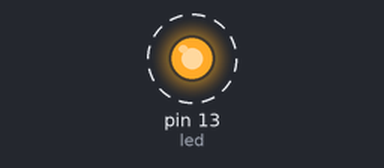
The sketch below on a simulated Arduino Uno, built with avr-gcc and run on an emulated ATmega328P. On the bench: output pins drawn as LEDs (lit = HIGH). Dashed ring = blinking.

Above: at 0.15 s.
Timing chart, 0 to 3.0 s (numbered marks = the images above):
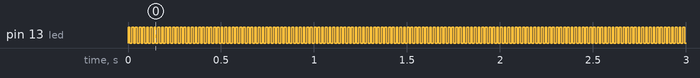

The sketch:

sketch_mar01a.ino
```cpp
int led = 13;
void setup()
{
pinMode(led, OUTPUT);
}

void loop()
{
  digitalWrite(led, HIGH);
  delay(10);
  digitalWrite(led, LOW);
  delay(10);
}
```

Measured:
- by itself, pin 13 (led): alternates HIGH for 0.01 s and LOW for 0.01 s
